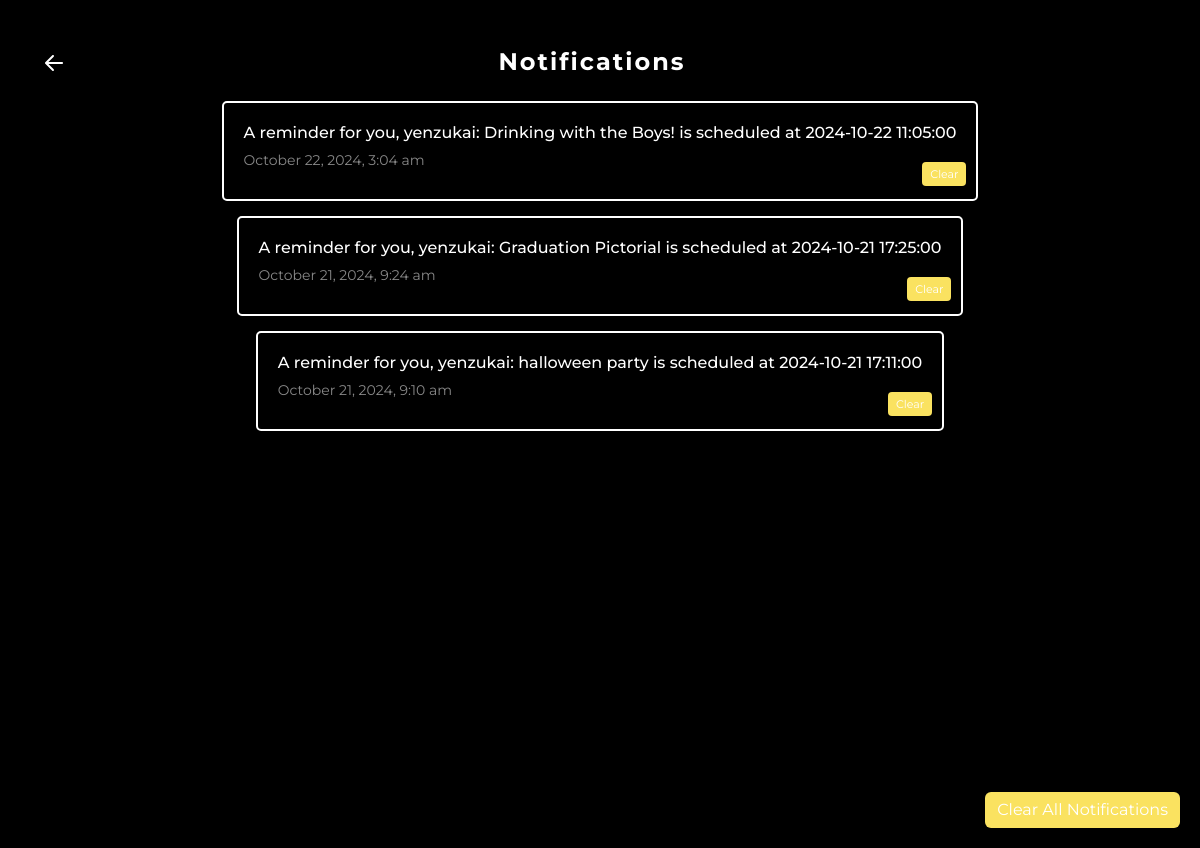
Page /port/user.notif.php (signed in) on the earlier database version.
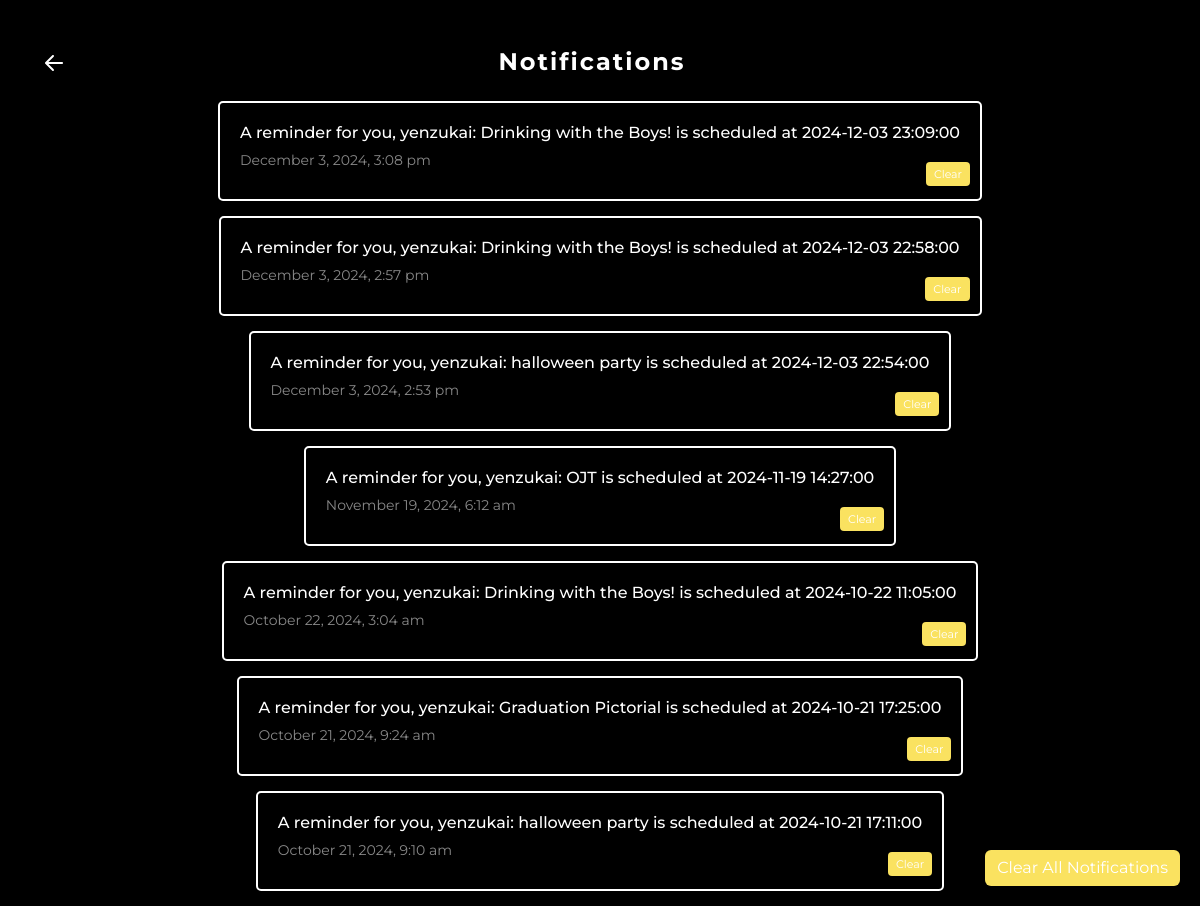
Same page on the later database version.
### tables this page shows
CREATE TABLE IF NOT EXISTS `notifications` (
  `id` int(11) NOT NULL AUTO_INCREMENT,
  `user_id` int(11) NOT NULL,
  `message` text NOT NULL,
  `created_at` timestamp NULL DEFAULT current_timestamp(),
  `is_read` tinyint(1) DEFAULT 0,
  `is_cleared` tinyint(1) DEFAULT 0,
  PRIMARY KEY (`id`),
  KEY `user_id` (`user_id`)
);

### port/user.notif.php (the view, shortened to what this page needs)
<?php
require '../core/db_connect.php';
$userId = $_SESSION['user_id'];
$sql = "SELECT id, message, created_at FROM notifications WHERE user_id = ? AND is_cleared = 0 ORDER BY created_at DESC";
$stmt = $conn->prepare($sql);
$stmt->bind_param("i", $userId);
$stmt->execute();
$result = $stmt->get_result();
$notifications = [];
if ($result->num_rows > 0) {
    while ($row = $result->fetch_assoc()) {
        $notifications[] = $row;
    }
}
?>
<!doctype html>
<html lang="en" data-bs-theme="auto">
<head>
    <link href="https://cdn.jsdelivr.net/npm/bootstrap@5.3.3/dist/css/bootstrap.min.css" rel="stylesheet">
    <link rel="stylesheet" href="user.cm.css">
</head>
<body>
    <div class="container mt-5">
        <div class="d-flex justify-content-between align-items-center mb-4">
            <a href="user.cm.php">
                <img src="../assets/svg/light-left-arrow-svgrepo-com.svg" class="back-arrow" alt="A Back Arrow">
            </a>
            <h1 class="mx-auto text-center mb-0">Notifications</h1>
        </div>
        <div class="container-fluid h-100 d-flex flex-column">
            <div class="d-flex flex-column justify-content-center align-items-center">
                <?php if (count($notifications) > 0): ?>
                    <?php foreach ($notifications as $notification): ?>
                        <div class="notification-box0">
                            <h6><?php echo htmlspecialchars($notification['message']); ?></h6>
                            <small><?php echo date('F j, Y, g:i a', strtotime($notification['created_at'])); ?></small>
                            <button class="btn btn-danger btn-sm btn-clear" onclick="clearNotification(<?php echo $notification['id']; ?>)">Clear</button>
                        </div>
                    <?php endforeach; ?>
                <?php else: ?>
                    <h3 class="no-notification">No new notifications</h3>
                <?php endif; ?>
            </div>
            <?php if (count($notifications) > 0): ?>
                <button class="btn btn-danger clear-all-btn" onclick="clearAllNotifications()">Clear All Notifications</button>
            <?php endif; ?>
        </div>
    </div>
</body>
</html>

Differences in the rows shown:
added notifications: message "A reminder for you, yenzukai: Drinking with the Boys! is scheduled at 2024-12-03 23:09:00", created_at "December 3, 2024, 3:08 pm"
added notifications: message "A reminder for you, yenzukai: Drinking with the Boys! is scheduled at 2024-12-03 22:58:00", created_at "December 3, 2024, 2:57 pm"
added notifications: message "A reminder for you, yenzukai: halloween party is scheduled at 2024-12-03 22:54:00", created_at "December 3, 2024, 2:53 pm"
added notifications: message "A reminder for you, yenzukai: OJT is scheduled at 2024-11-19 14:27:00", created_at "November 19, 2024, 6:12 am"
